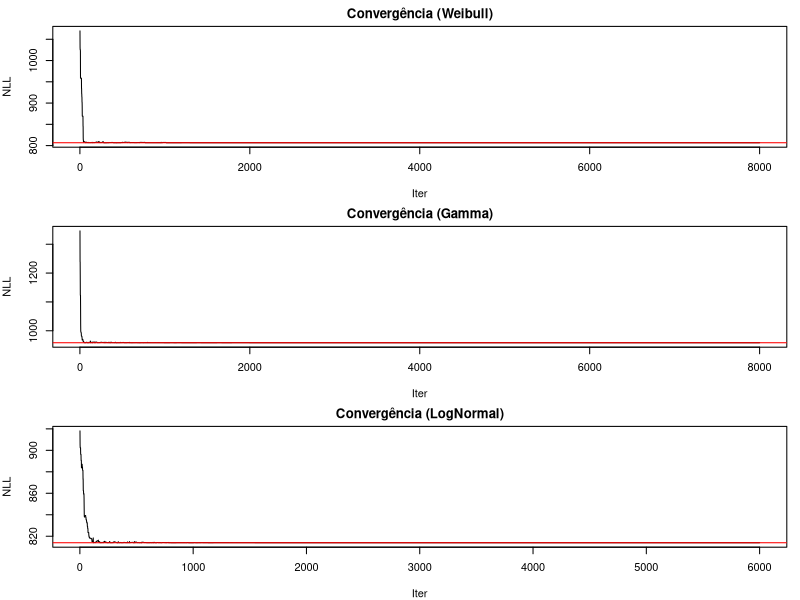
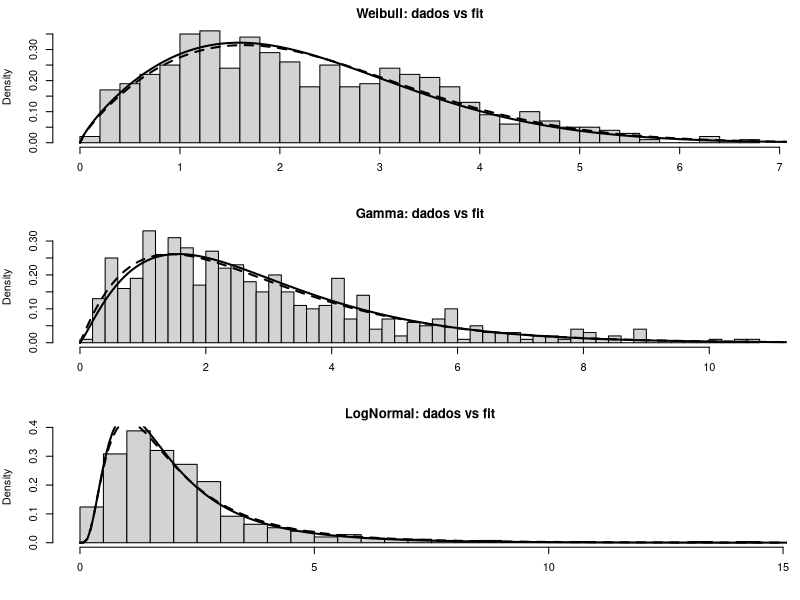

Generate these figures, in order, with R:
# Simulated Annealing para estimação de parâmetros (R)
# Rodar tudo de uma vez. Usa apenas pacotes base + graphics.

set.seed(20252)

# ---------------------------
# Funções: negative log-likelihoods
# ---------------------------

nll_weibull <- function(params, data) {
  # params: vector in original scale: c(shape, scale)
  k <- params[1]
  lambda <- params[2]
  if (k <= 0 || lambda <= 0) {
    return(1e10)
  }
  -sum(dweibull(data, shape = k, scale = lambda, log = TRUE))
}

nll_gamma <- function(params, data) {
  # params: c(shape, scale) (R's rgamma uses shape, scale)
  a <- params[1]
  b <- params[2]
  if (a <= 0 || b <= 0) {
    return(1e10)
  }
  -sum(dgamma(data, shape = a, scale = b, log = TRUE))
}

nll_lognorm <- function(params, data) {
  # params: c(meanlog, sdlog) (sdlog > 0)
  mu <- params[1]
  s <- params[2]
  if (s <= 0) {
    return(1e10)
  }
  -sum(dlnorm(data, meanlog = mu, sdlog = s, log = TRUE))
}

# ---------------------------
# Função genérica de SA
# ---------------------------
simulated_annealing <- function(
  nll_fn, # function(params, data) -> numeric (to minimize)
  init_params, # initial values in original scale
  data,
  transform = identity, # function to map original -> working (e.g., log)
  inv_transform = identity, # inverse transform working -> original
  proposal_sd = rep(0.1, length(init_params)), # sd of Gaussian proposals in working space
  n_iter = 5000,
  T0 = 1.0,
  alpha = 0.995,
  verbose = TRUE
) {
  # Working parameterization
  curr_work <- transform(init_params)
  curr_params <- inv_transform(curr_work)
  curr_cost <- nll_fn(curr_params, data)
  best_work <- curr_work
  best_params <- curr_params
  best_cost <- curr_cost

  cost_trace <- numeric(n_iter)
  T <- T0

  for (k in 1:n_iter) {
    # propose in working space
    prop_work <- curr_work +
      rnorm(length(curr_work), mean = 0, sd = proposal_sd)
    prop_params <- inv_transform(prop_work)
    prop_cost <- nll_fn(prop_params, data)

    delta <- prop_cost - curr_cost
    if (delta <= 0 || runif(1) < exp(-delta / T)) {
      # accept
      curr_work <- prop_work
      curr_params <- prop_params
      curr_cost <- prop_cost
      if (curr_cost < best_cost) {
        best_cost <- curr_cost
        best_work <- curr_work
        best_params <- curr_params
      }
    }
    cost_trace[k] <- curr_cost
    # cool down
    T <- T * alpha
    # optional: adjust proposal_sd adaptively (not implemented)
  }

  list(
    best_params = best_params,
    best_cost = best_cost,
    final_params = curr_params,
    final_cost = curr_cost,
    cost_trace = cost_trace
  )
}

# ---------------------------
# Simulação de dados (três distribuições)
# ---------------------------

n <- 500

# 1) Weibull: shape k, scale lambda
true_weib_k <- 1.8
true_weib_lambda <- 2.5
data_weib <- rweibull(n, shape = true_weib_k, scale = true_weib_lambda)

# 2) Gamma: shape a, scale b
true_gamma_a <- 2.2
true_gamma_b <- 1.3
data_gamma <- rgamma(n, shape = true_gamma_a, scale = true_gamma_b)

# 3) Log-normal: meanlog mu, sdlog s
true_logn_mu <- 0.5
true_logn_s <- 0.7
data_logn <- rlnorm(n, meanlog = true_logn_mu, sdlog = true_logn_s)

# ---------------------------
# Estimativas via SA para cada distribuição
# ---------------------------

# ---- Weibull ----
# optimize shape>0, scale>0 -> use log-transform
transform_weib <- function(p) log(p) # original -> working
inv_transform_weib <- function(w) exp(w) # working -> original

init_weib <- c(shape = 1.0, scale = 1.0) # starting guess
res_weib <- simulated_annealing(
  nll_fn = nll_weibull,
  init_params = init_weib,
  data = data_weib,
  transform = transform_weib,
  inv_transform = inv_transform_weib,
  proposal_sd = c(0.08, 0.08),
  n_iter = 8000,
  T0 = 1.0,
  alpha = 0.998,
  verbose = FALSE
)

# ---- Gamma ----
transform_gamma <- function(p) log(p)
inv_transform_gamma <- function(w) exp(w)
init_gamma <- c(shape = 1.0, scale = 1.0)
res_gamma <- simulated_annealing(
  nll_fn = nll_gamma,
  init_params = init_gamma,
  data = data_gamma,
  transform = transform_gamma,
  inv_transform = inv_transform_gamma,
  proposal_sd = c(0.08, 0.08),
  n_iter = 8000,
  T0 = 1.0,
  alpha = 0.998,
  verbose = FALSE
)

# ---- Log-normal ----
# mu in R, s > 0. We'll transform only sd via log, keep mu unconstrained (identity)
transform_logn <- function(p) c(p[1], log(p[2]))
inv_transform_logn <- function(w) c(w[1], exp(w[2]))
init_logn <- c(mu = 0.0, sd = 1.0)
res_logn <- simulated_annealing(
  nll_fn = nll_lognorm,
  init_params = init_logn,
  data = data_logn,
  transform = transform_logn,
  inv_transform = inv_transform_logn,
  proposal_sd = c(0.02, 0.06),
  n_iter = 6000,
  T0 = 1.0,
  alpha = 0.997,
  verbose = FALSE
)

# ---------------------------
# Resultados: comparar estimados vs verdadeiros
# ---------------------------

cat("=== Weibull (true)     ===\n")
cat("true shape =", true_weib_k, " true scale =", true_weib_lambda, "\n")
cat("SA estimate (best)     :", round(res_weib$best_params, 4), "\n\n")

cat("=== Gamma (true)       ===\n")
cat("true shape =", true_gamma_a, " true scale =", true_gamma_b, "\n")
cat("SA estimate (best)     :", round(res_gamma$best_params, 4), "\n\n")

cat("=== Log-Normal (true)  ===\n")
cat("true mu =", true_logn_mu, " true sd =", true_logn_s, "\n")
cat("SA estimate (best)     :", round(res_logn$best_params, 4), "\n\n")

# ---------------------------
# Plots de convergência
# ---------------------------
par(mfrow = c(3, 1), mar = c(4, 4, 2, 1))
plot(
  res_weib$cost_trace,
  type = "l",
  main = "Convergência (Weibull)",
  ylab = "NLL",
  xlab = "Iter"
)
abline(h = res_weib$best_cost, col = "red")
plot(
  res_gamma$cost_trace,
  type = "l",
  main = "Convergência (Gamma)",
  ylab = "NLL",
  xlab = "Iter"
)
abline(h = res_gamma$best_cost, col = "red")
plot(
  res_logn$cost_trace,
  type = "l",
  main = "Convergência (LogNormal)",
  ylab = "NLL",
  xlab = "Iter"
)
abline(h = res_logn$best_cost, col = "red")

# ---------------------------
# Densidade comparativa (visual)
# ---------------------------
par(mfrow = c(3, 1), mar = c(4, 4, 2, 1))
# Weibull density comparison
hist(
  data_weib,
  breaks = 40,
  freq = FALSE,
  main = "Weibull: dados vs fit",
  xlab = ""
)
xx <- seq(0, max(data_weib) * 1.1, length.out = 200)
lines(xx, dweibull(xx, shape = true_weib_k, scale = true_weib_lambda), lwd = 2)
lines(
  xx,
  dweibull(
    xx,
    shape = res_weib$best_params[1],
    scale = res_weib$best_params[2]
  ),
  lwd = 2,
  lty = 2
)

# Gamma
hist(
  data_gamma,
  breaks = 40,
  freq = FALSE,
  main = "Gamma: dados vs fit",
  xlab = ""
)
xx <- seq(0, max(data_gamma) * 1.1, length.out = 200)
lines(xx, dgamma(xx, shape = true_gamma_a, scale = true_gamma_b), lwd = 2)
lines(
  xx,
  dgamma(
    xx,
    shape = res_gamma$best_params[1],
    scale = res_gamma$best_params[2]
  ),
  lwd = 2,
  lty = 2
)

# Log-normal
hist(
  data_logn,
  breaks = 40,
  freq = FALSE,
  main = "LogNormal: dados vs fit",
  xlab = ""
)
xx <- seq(0, max(data_logn) * 1.1, length.out = 200)
lines(xx, dlnorm(xx, meanlog = true_logn_mu, sdlog = true_logn_s), lwd = 2)
lines(
  xx,
  dlnorm(
    xx,
    meanlog = res_logn$best_params[1],
    sdlog = res_logn$best_params[2]
  ),
  lwd = 2,
  lty = 2
)

par(mfrow = c(1, 1))
